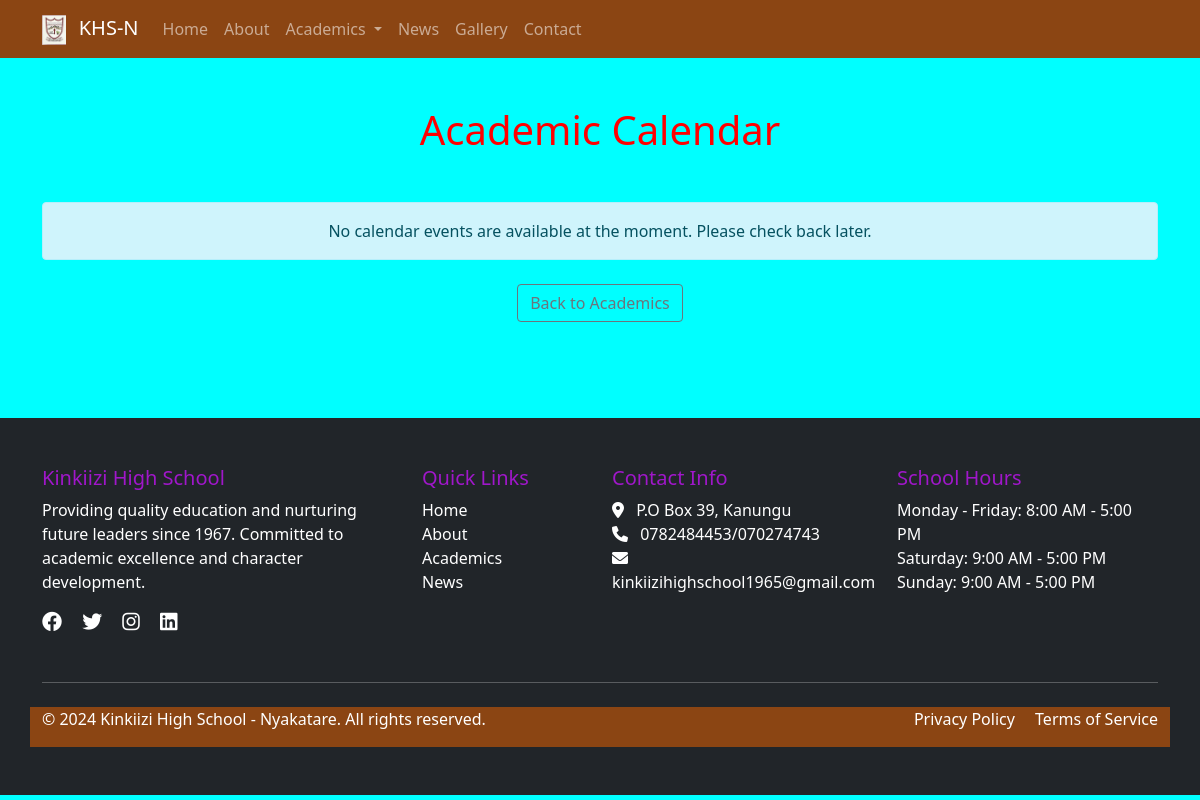
Page /academics/calendar/ on the earlier database version.
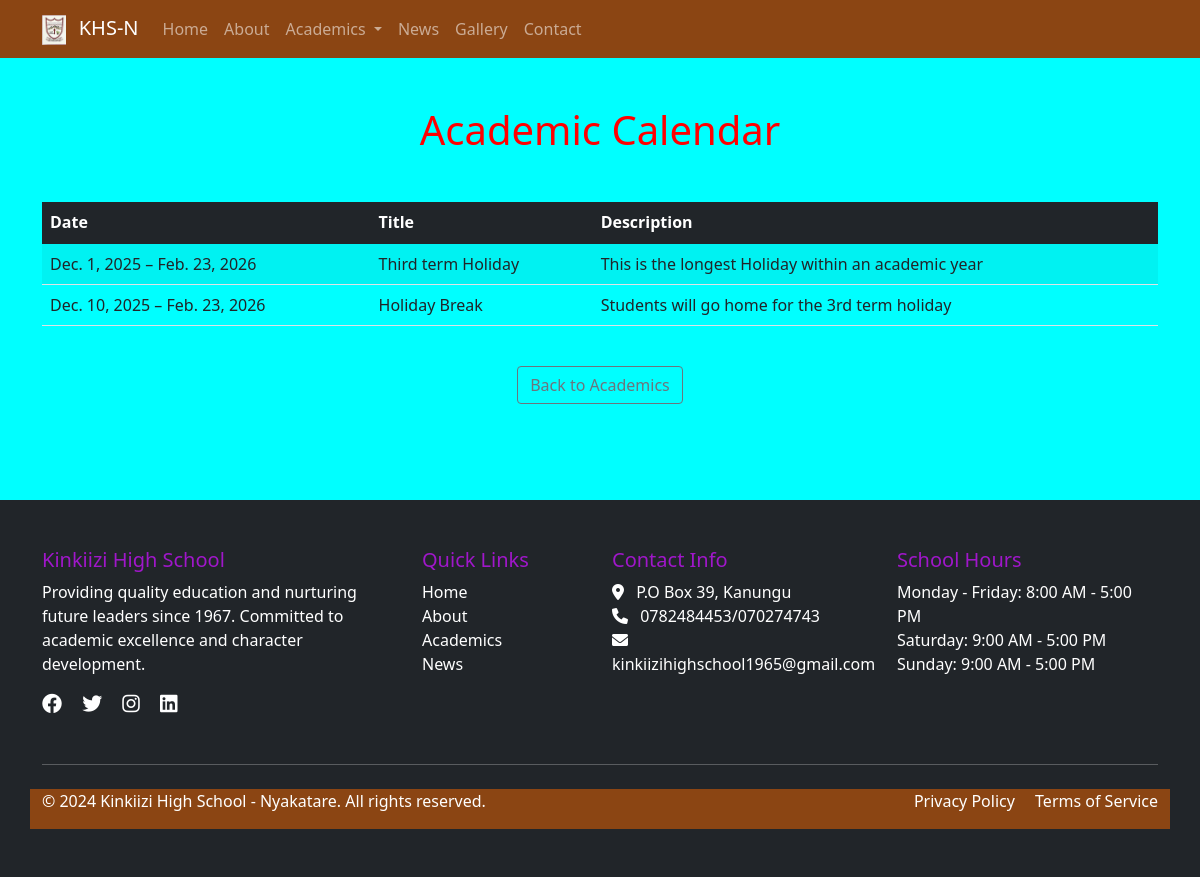
Same page on the later database version.
### apps/academics/models.py (models this page shows, shortened)
class AcademicCalendar(models.Model):
    title = models.CharField(max_length=200)
    description = models.TextField(blank=True)
    start_date = models.DateField()
    end_date = models.DateField()
    event_type = models.CharField(max_length=50, choices=[
        ('holiday', 'Holiday'),
        ('exam', 'Examination'),
        ('event', 'School Event'),
        ('break', 'School Break'),
    ])
    class Meta:
        ordering = ['start_date']

### apps/academics/views.py (the view)
# urls.py: path('calendar/', CalendarView.as_view(), name='calendar'),
class CalendarView(ListView):
    model = AcademicCalendar
    template_name = 'academics/calendar.html'
    context_object_name = 'events'

### apps/contact/context_processors.py (called while the page is built)
def site_context(request):
    return {
        'contact_info': ContactInfo.objects.first(),
        'site_settings': SiteSettings.objects.first(),
    }

### templates/academics/calendar.html (shortened to what this page needs)
{% extends "base.html" %}
{% block content %}
<div class="container py-5">
    <h1 class="text-center mb-5">Academic Calendar</h1>
    {% if events %}
        <div class="table-responsive">
            <table class="table table-striped align-middle">
                <thead class="table-dark">
                    <tr>
                        <th scope="col">Date</th>
                        <th scope="col">Title</th>
                        <th scope="col">Description</th>
                    </tr>
                </thead>
                <tbody>
                    {% for event in events %}
                        <tr>
                            <td>
                                {{ event.start_date }}{% if event.end_date %} – {{ event.end_date }}{% endif %}
                            </td>
                            <td>{{ event.title }}</td>
                            <td>
                                {% if event.description %}
                                    {{ event.description }}
                                {% else %}
                                    <span class="text-muted">No description provided</span>
                                {% endif %}
                            </td>
                        </tr>
                    {% endfor %}
                </tbody>
            </table>
        </div>
    {% else %}
        <div class="alert alert-info text-center">
            No calendar events are available at the moment. Please check back later.
        </div>
    {% endif %}
    <div class="text-center mt-4">
        <a href="{% url 'academics' %}" class="btn btn-outline-secondary">Back to Academics</a>
    </div>
</div>
{% endblock %}

Differences in the rows shown:
added AcademicCalendar: start_date "Dec. 1, 2025", end_date "Feb. 23, 2026", title "Third term Holiday", description "This is the longest Holiday within an academic year"
added AcademicCalendar: start_date "Dec. 10, 2025", end_date "Feb. 23, 2026", title "Holiday Break", description "Students will go home for the 3rd term holiday"
Other differences:
text no longer shown: "No calendar events are available at the moment. Please check back later."
text now shown: "Date Title Description"
